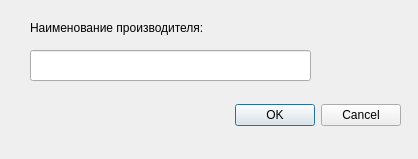
<?xml version="1.0" encoding="UTF-8"?>
<ui version="4.0">
 <class>AddSingleDialog</class>
 <widget class="QDialog" name="AddSingleDialog">
  <property name="geometry">
   <rect>
    <x>0</x>
    <y>0</y>
    <width>418</width>
    <height>159</height>
   </rect>
  </property>
  <property name="windowTitle">
   <string>Dialog</string>
  </property>
  <widget class="QDialogButtonBox" name="buttonBox">
   <property name="geometry">
    <rect>
     <x>30</x>
     <y>100</y>
     <width>371</width>
     <height>31</height>
    </rect>
   </property>
   <property name="orientation">
    <enum>Qt::Horizontal</enum>
   </property>
   <property name="standardButtons">
    <set>QDialogButtonBox::Cancel|QDialogButtonBox::Ok</set>
   </property>
  </widget>
  <widget class="QLabel" name="label">
   <property name="geometry">
    <rect>
     <x>30</x>
     <y>20</y>
     <width>371</width>
     <height>16</height>
    </rect>
   </property>
   <property name="text">
    <string>Наименование производителя:</string>
   </property>
  </widget>
  <widget class="QLineEdit" name="lineEdit">
   <property name="geometry">
    <rect>
     <x>30</x>
     <y>50</y>
     <width>281</width>
     <height>31</height>
    </rect>
   </property>
  </widget>
 </widget>
 <resources/>
 <connections>
  <connection>
   <sender>buttonBox</sender>
   <signal>accepted()</signal>
   <receiver>AddSingleDialog</receiver>
   <slot>accept()</slot>
   <hints>
    <hint type="sourcelabel">
     <x>248</x>
     <y>254</y>
    </hint>
    <hint type="destinationlabel">
     <x>157</x>
     <y>274</y>
    </hint>
   </hints>
  </connection>
  <connection>
   <sender>buttonBox</sender>
   <signal>rejected()</signal>
   <receiver>AddSingleDialog</receiver>
   <slot>reject()</slot>
   <hints>
    <hint type="sourcelabel">
     <x>316</x>
     <y>260</y>
    </hint>
    <hint type="destinationlabel">
     <x>286</x>
     <y>274</y>
    </hint>
   </hints>
  </connection>
 </connections>
</ui>
